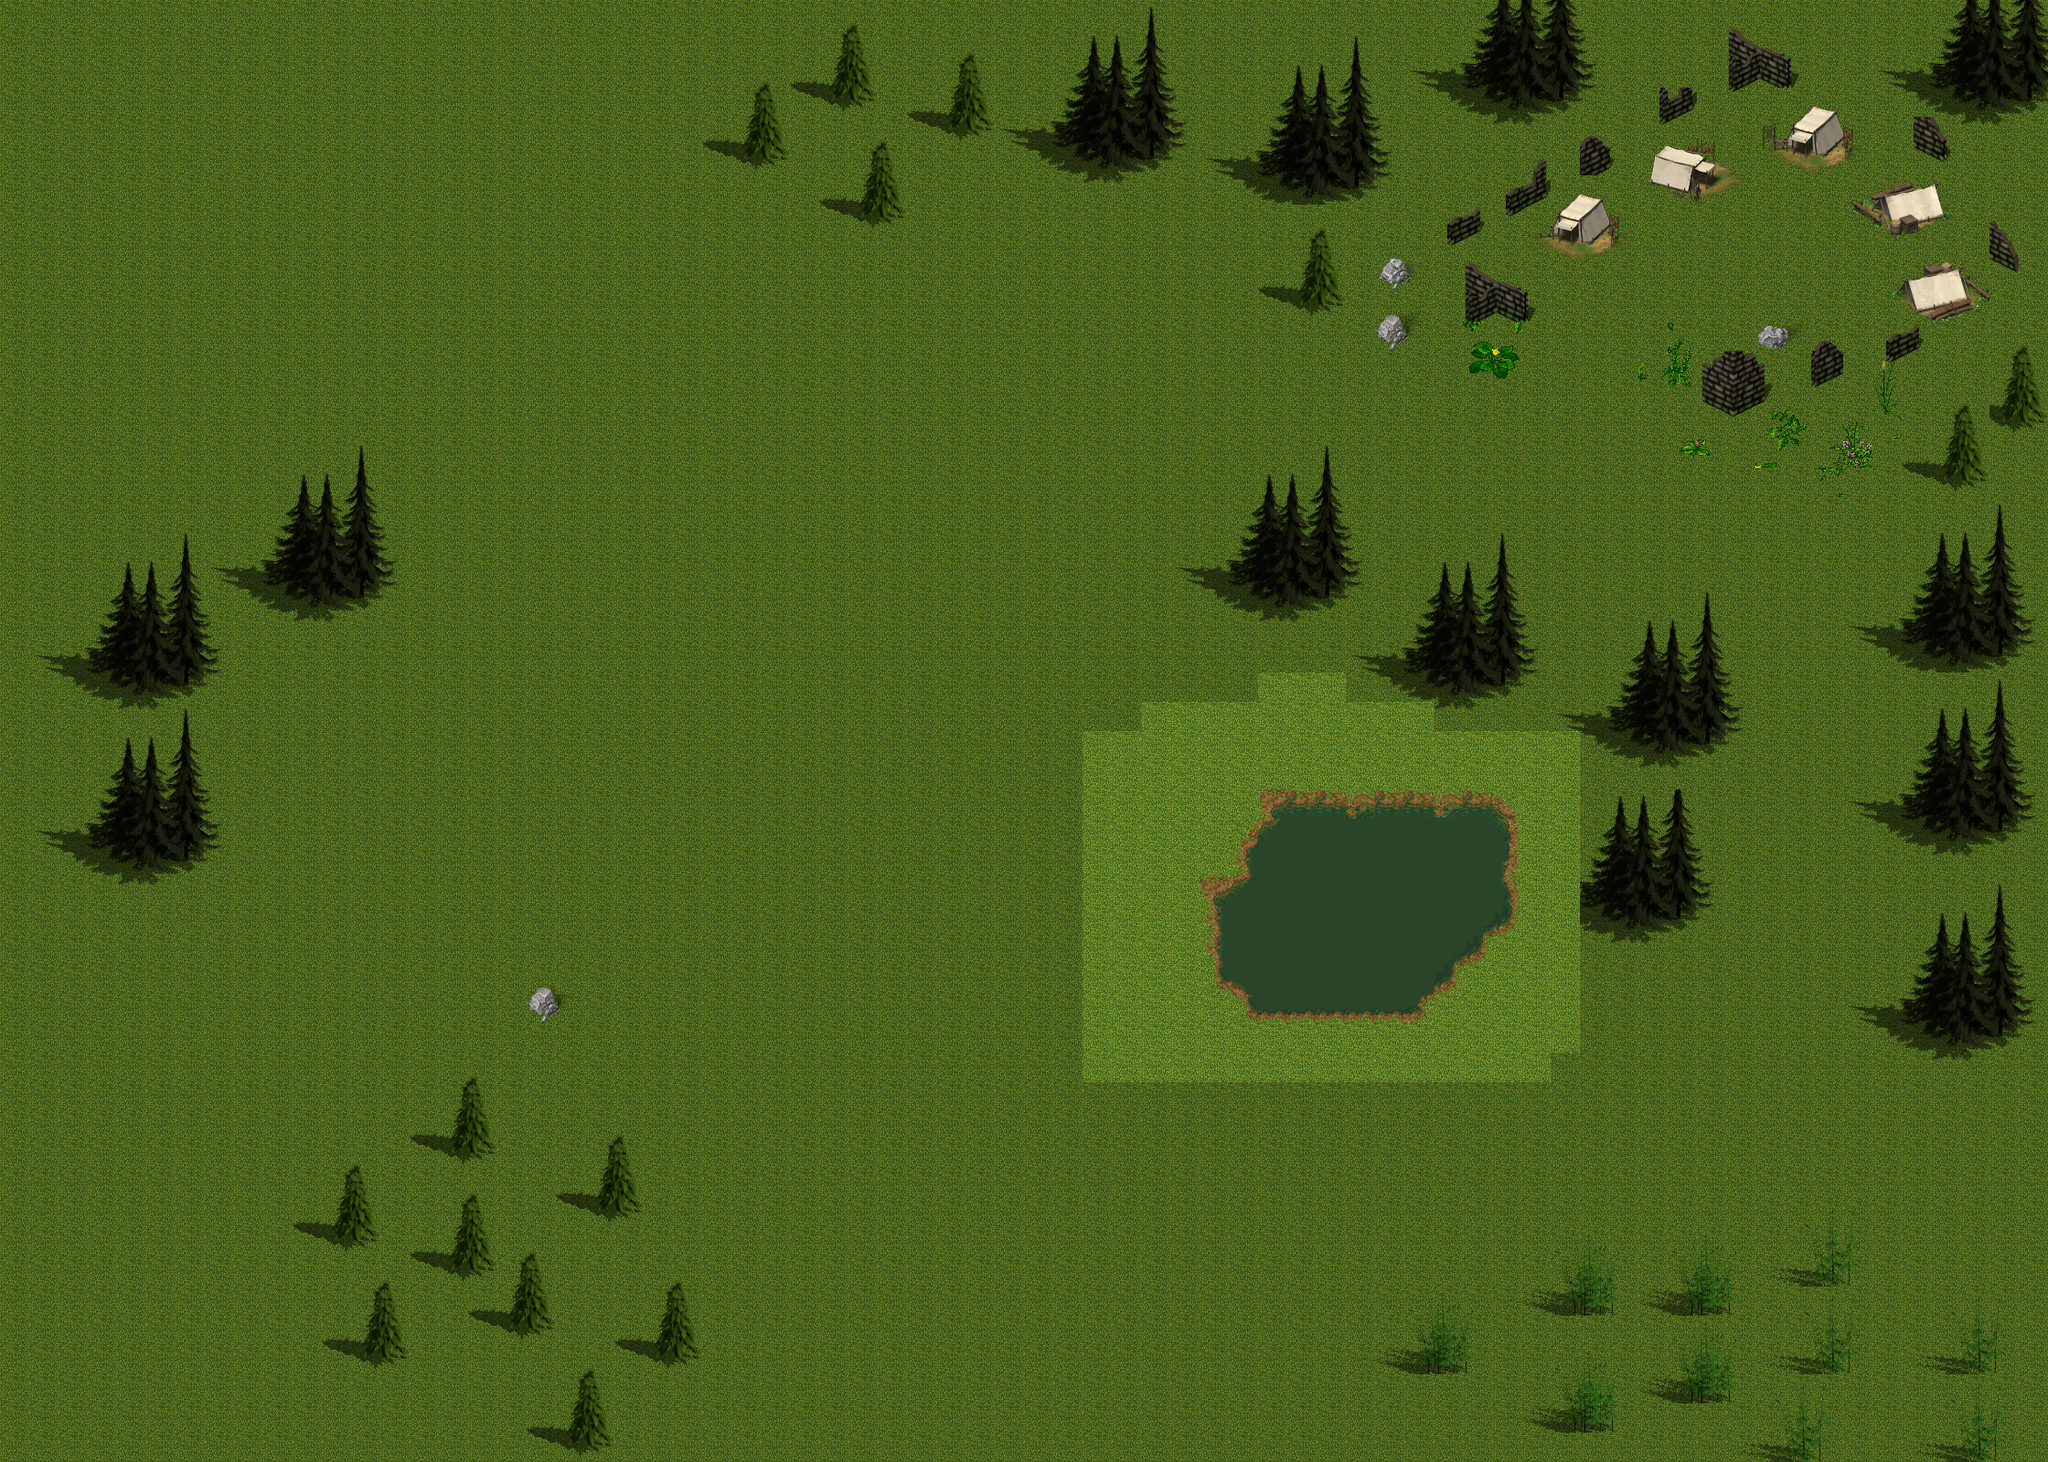

Tiled map render using the project's own tile images. Description and the map definition, with tile-layer contents summarised, below:
An orthogonal 70x50 tile map with 32x32 px tiles, 4 tile layers (terrainA, terrainB, terrainC, buildings), 6 tilesets.

<map version="1.0" orientation="orthogonal" renderorder="right-down" width="70" height="50" tilewidth="32" tileheight="32" nextobjectid="1">
 <tileset firstgid="1" name="forestground06dv5" tilewidth="32" tileheight="32" tilecount="399">
  <image source="tile/forestground06dv5.png" width="629" height="679" />
 </tileset>
 <tileset firstgid="400" name="watertileset3qb2tg0" tilewidth="32" tileheight="32" tilecount="120">
  <image source="tile/watertileset3qb2tg0.png" width="410" height="331" />
 </tileset>
 <tileset firstgid="520" name="plant2" tilewidth="32" tileheight="32" tilecount="42">
  <image source="tile/plant2.png" width="225" height="205" />
 </tileset>
 <tileset firstgid="562" name="camp01" tilewidth="32" tileheight="32" tilecount="162">
  <image source="tile/camp/camp.png" width="600" height="300" />
 </tileset>
 <tileset firstgid="724" name="ruins" tilewidth="32" tileheight="32" tilecount="378">
  <image source="tile/camp/ruins.png" width="600" height="700" />
 </tileset>
 <tileset firstgid="1102" name="flora1" tilewidth="32" tileheight="32" tilecount="240">
  <image source="tile/fomeFlora.png" width="640" height="400" />
 </tileset>
 <layer name="terrainA" width="70" height="50">
  <data>[3500 cells, 3500 non-empty, 1 distinct tile ids]</data>
 </layer>
 <layer name="terrainB" width="70" height="50">
  <data>[3500 cells, 754 non-empty, 90 distinct tile ids]</data>
 </layer>
 <layer name="terrainC" width="70" height="50">
  <data>[3500 cells, 228 non-empty, 41 distinct tile ids]</data>
 </layer>
 <layer name="buildings" width="70" height="50">
  <data>[3500 cells, 98 non-empty, 74 distinct tile ids]</data>
 </layer>
</map>
